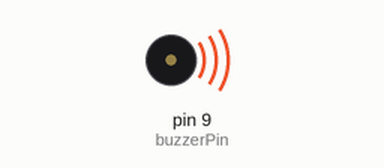
The sketch below on a simulated Arduino Uno, built with avr-gcc and run on an emulated ATmega328P. Parts: buzzer (waves = sounding).

Above: at 0.1 s.
At 4.8 s:
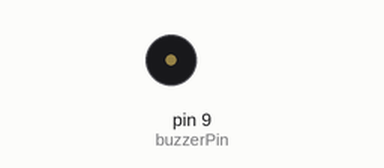
Timing chart, 0 to 6.3 s (numbered marks = the images above):
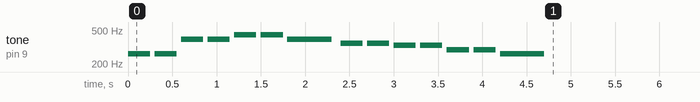

The sketch:

home_aug13_buz_music.ino
```cpp
// Define the musical notes and their sound frequencies (pitches)
#define NOTE_C4  262
#define NOTE_D4  294
#define NOTE_E4  330
#define NOTE_F4  349
#define NOTE_G4  392
#define NOTE_A4  440

int buzzerPin = 9; // Connect the buzzer's Signal (S) pin to pin 9

// The notes of the song in order
int melody[] = {
  NOTE_C4, NOTE_C4, NOTE_G4, NOTE_G4, NOTE_A4, NOTE_A4, NOTE_G4,
  NOTE_F4, NOTE_F4, NOTE_E4, NOTE_E4, NOTE_D4, NOTE_D4, NOTE_C4
};

// The duration of each note (4 = quarter note, 2 = half note)
int noteDurations[] = {
  4, 4, 4, 4, 4, 4, 2,
  4, 4, 4, 4, 4, 4, 2
};

void setup() {
  // Loop through the 14 notes of the melody
  for (int thisNote = 0; thisNote < 14; thisNote++) {

    // Calculate how long the note should play in milliseconds
    int noteDuration = 1000 / noteDurations[thisNote];
    tone(buzzerPin, melody[thisNote], noteDuration);

    // Add a tiny pause between notes so they don't blur together
    int pauseBetweenNotes = noteDuration * 1.2;
    delay(pauseBetweenNotes);

    // Stop the sound before playing the next note
    noTone(buzzerPin);
  }
}

void loop() {
  // Left empty because we only want the song to play once at startup!
}
```
